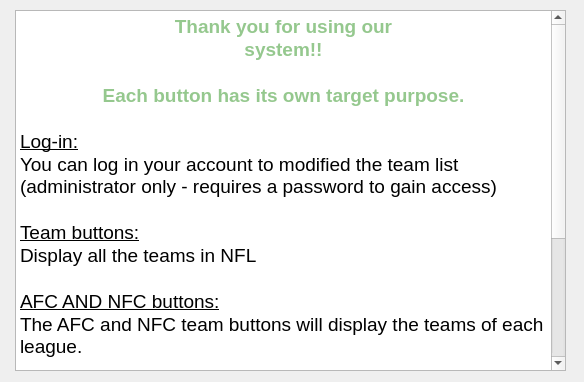
<?xml version="1.0" encoding="UTF-8"?>
<ui version="4.0">
 <class>helpButton</class>
 <widget class="QDialog" name="helpButton">
  <property name="geometry">
   <rect>
    <x>0</x>
    <y>0</y>
    <width>584</width>
    <height>382</height>
   </rect>
  </property>
  <property name="windowTitle">
   <string>Dialog</string>
  </property>
  <widget class="QTextBrowser" name="textBrowser">
   <property name="geometry">
    <rect>
     <x>15</x>
     <y>10</y>
     <width>551</width>
     <height>361</height>
    </rect>
   </property>
   <property name="html">
    <string>&lt;!DOCTYPE HTML PUBLIC &quot;-//W3C//DTD HTML 4.0//EN&quot; &quot;http://www.w3.org/TR/REC-html40/strict.dtd&quot;&gt;
&lt;html&gt;&lt;head&gt;&lt;meta name=&quot;qrichtext&quot; content=&quot;1&quot; /&gt;&lt;style type=&quot;text/css&quot;&gt;
p, li { white-space: pre-wrap; }
&lt;/style&gt;&lt;/head&gt;&lt;body style=&quot; font-family:'.AppleSystemUIFont'; font-size:13pt; font-weight:400; font-style:normal;&quot;&gt;
&lt;p align=&quot;center&quot; style=&quot; margin-top:0px; margin-bottom:0px; margin-left:0px; margin-right:0px; -qt-block-indent:0; text-indent:0px;&quot;&gt;&lt;span style=&quot; font-family:'MS Shell Dlg 2'; font-size:14pt; font-weight:600; color:#95c88e;&quot;&gt;Thank you for using our&lt;/span&gt;&lt;/p&gt;
&lt;p align=&quot;center&quot; style=&quot; margin-top:0px; margin-bottom:0px; margin-left:0px; margin-right:0px; -qt-block-indent:0; text-indent:0px;&quot;&gt;&lt;span style=&quot; font-family:'MS Shell Dlg 2'; font-size:14pt; font-weight:600; color:#95c88e;&quot;&gt;system!!&lt;/span&gt;&lt;/p&gt;
&lt;p align=&quot;center&quot; style=&quot;-qt-paragraph-type:empty; margin-top:0px; margin-bottom:0px; margin-left:0px; margin-right:0px; -qt-block-indent:0; text-indent:0px; font-family:'MS Shell Dlg 2'; font-size:14pt; font-weight:600; color:#95c88e;&quot;&gt;&lt;br /&gt;&lt;/p&gt;
&lt;p align=&quot;center&quot; style=&quot; margin-top:0px; margin-bottom:0px; margin-left:0px; margin-right:0px; -qt-block-indent:0; text-indent:0px;&quot;&gt;&lt;span style=&quot; font-family:'MS Shell Dlg 2'; font-size:14pt; font-weight:600; color:#95c88e;&quot;&gt;Each button has its own target purpose.&lt;/span&gt;&lt;/p&gt;
&lt;p style=&quot;-qt-paragraph-type:empty; margin-top:0px; margin-bottom:0px; margin-left:0px; margin-right:0px; -qt-block-indent:0; text-indent:0px; font-family:'MS Shell Dlg 2'; font-size:14pt;&quot;&gt;&lt;br /&gt;&lt;/p&gt;
&lt;p style=&quot; margin-top:0px; margin-bottom:0px; margin-left:0px; margin-right:0px; -qt-block-indent:0; text-indent:0px;&quot;&gt;&lt;span style=&quot; font-family:'MS Shell Dlg 2'; font-size:14pt; text-decoration: underline;&quot;&gt;Log-in:&lt;/span&gt;&lt;/p&gt;
&lt;p style=&quot; margin-top:0px; margin-bottom:0px; margin-left:0px; margin-right:0px; -qt-block-indent:0; text-indent:0px;&quot;&gt;&lt;span style=&quot; font-family:'MS Shell Dlg 2'; font-size:14pt;&quot;&gt;You can log in your account to modified the team list (administrator only - requires a password to gain access)&lt;/span&gt;&lt;/p&gt;
&lt;p style=&quot;-qt-paragraph-type:empty; margin-top:0px; margin-bottom:0px; margin-left:0px; margin-right:0px; -qt-block-indent:0; text-indent:0px; font-family:'MS Shell Dlg 2'; font-size:14pt;&quot;&gt;&lt;br /&gt;&lt;/p&gt;
&lt;p style=&quot; margin-top:0px; margin-bottom:0px; margin-left:0px; margin-right:0px; -qt-block-indent:0; text-indent:0px;&quot;&gt;&lt;span style=&quot; font-family:'MS Shell Dlg 2'; font-size:14pt; text-decoration: underline;&quot;&gt;Team buttons:&lt;/span&gt;&lt;/p&gt;
&lt;p style=&quot; margin-top:0px; margin-bottom:0px; margin-left:0px; margin-right:0px; -qt-block-indent:0; text-indent:0px;&quot;&gt;&lt;span style=&quot; font-family:'MS Shell Dlg 2'; font-size:14pt;&quot;&gt;Display all the teams in NFL&lt;/span&gt;&lt;/p&gt;
&lt;p style=&quot;-qt-paragraph-type:empty; margin-top:0px; margin-bottom:0px; margin-left:0px; margin-right:0px; -qt-block-indent:0; text-indent:0px; font-family:'MS Shell Dlg 2'; font-size:14pt;&quot;&gt;&lt;br /&gt;&lt;/p&gt;
&lt;p style=&quot; margin-top:0px; margin-bottom:0px; margin-left:0px; margin-right:0px; -qt-block-indent:0; text-indent:0px;&quot;&gt;&lt;span style=&quot; font-family:'MS Shell Dlg 2'; font-size:14pt; text-decoration: underline;&quot;&gt;AFC AND NFC buttons:&lt;/span&gt;&lt;/p&gt;
&lt;p style=&quot; margin-top:0px; margin-bottom:0px; margin-left:0px; margin-right:0px; -qt-block-indent:0; text-indent:0px;&quot;&gt;&lt;span style=&quot; font-family:'MS Shell Dlg 2'; font-size:14pt;&quot;&gt;The AFC and NFC team buttons will display the teams of each league.&lt;/span&gt;&lt;/p&gt;
&lt;p style=&quot;-qt-paragraph-type:empty; margin-top:0px; margin-bottom:0px; margin-left:0px; margin-right:0px; -qt-block-indent:0; text-indent:0px; font-family:'MS Shell Dlg 2'; font-size:14pt;&quot;&gt;&lt;br /&gt;&lt;/p&gt;
&lt;p style=&quot; margin-top:0px; margin-bottom:0px; margin-left:0px; margin-right:0px; -qt-block-indent:0; text-indent:0px;&quot;&gt;&lt;span style=&quot; font-family:'MS Shell Dlg 2'; font-size:14pt; text-decoration: underline;&quot;&gt;Total Capacity of NFL -&lt;/span&gt;&lt;/p&gt;
&lt;p style=&quot; margin-top:0px; margin-bottom:0px; margin-left:0px; margin-right:0px; -qt-block-indent:0; text-indent:0px;&quot;&gt;&lt;span style=&quot; font-family:'MS Shell Dlg 2'; font-size:14pt;&quot;&gt;Displays the maximum capacity for each stadium. &lt;/span&gt;&lt;/p&gt;
&lt;p style=&quot;-qt-paragraph-type:empty; margin-top:0px; margin-bottom:0px; margin-left:0px; margin-right:0px; -qt-block-indent:0; text-indent:0px; font-family:'MS Shell Dlg 2'; font-size:14pt;&quot;&gt;&lt;br /&gt;&lt;/p&gt;
&lt;p style=&quot; margin-top:0px; margin-bottom:0px; margin-left:0px; margin-right:0px; -qt-block-indent:0; text-indent:0px;&quot;&gt;&lt;span style=&quot; font-family:'MS Shell Dlg 2'; font-size:14pt; text-decoration: underline;&quot;&gt;Stadium Position:&lt;/span&gt;&lt;/p&gt;
&lt;p style=&quot; margin-top:0px; margin-bottom:0px; margin-left:0px; margin-right:0px; -qt-block-indent:0; text-indent:0px;&quot;&gt;&lt;span style=&quot; font-family:'MS Shell Dlg 2'; font-size:14pt;&quot;&gt;Displays the position of each stadium.&lt;/span&gt;&lt;/p&gt;
&lt;p style=&quot;-qt-paragraph-type:empty; margin-top:0px; margin-bottom:0px; margin-left:0px; margin-right:0px; -qt-block-indent:0; text-indent:0px; font-family:'MS Shell Dlg 2'; font-size:14pt; font-weight:600;&quot;&gt;&lt;br /&gt;&lt;/p&gt;
&lt;p style=&quot; margin-top:0px; margin-bottom:0px; margin-left:0px; margin-right:0px; -qt-block-indent:0; text-indent:0px;&quot;&gt;&lt;span style=&quot; font-family:'MS Shell Dlg 2'; font-size:14pt; font-weight:600; color:#ff0000;&quot;&gt;Need to contact the developers?&lt;/span&gt;&lt;span style=&quot; font-family:'MS Shell Dlg 2'; font-size:14pt; color:#ff0000;&quot;&gt; Go to &lt;/span&gt;&lt;span style=&quot; font-family:'MS Shell Dlg 2'; font-size:14pt; text-decoration: underline; color:#ff0000;&quot;&gt;Help -&amp;gt; Contact Us&lt;/span&gt;&lt;span style=&quot; font-family:'MS Shell Dlg 2'; font-size:14pt; color:#ff0000;&quot;&gt; on the menubar.&lt;/span&gt;&lt;/p&gt;&lt;/body&gt;&lt;/html&gt;</string>
   </property>
  </widget>
 </widget>
 <resources/>
 <connections/>
</ui>
